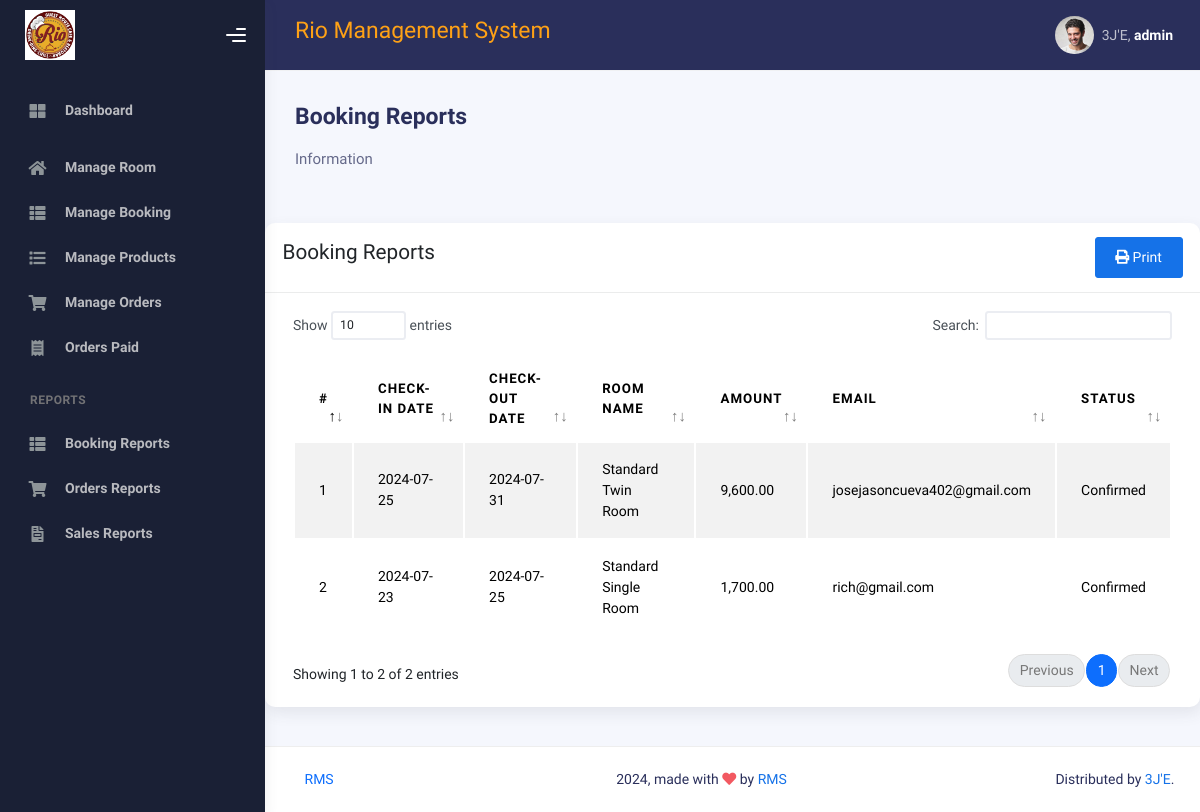
Page /admin/booking_reports.php (signed in) on the committed database.
### tables this page shows
CREATE TABLE `reservations` (
  `id` int(11) NOT NULL,
  `booking_id` int(11) NOT NULL,
  `checkin_date` date NOT NULL,
  `checkout_date` date NOT NULL,
  `r_name` varchar(200) NOT NULL,
  `amount` varchar(225) NOT NULL,
  `title` varchar(10) NOT NULL,
  `first_name` varchar(225) NOT NULL,
  `last_name` varchar(225) NOT NULL,
  `email` varchar(225) NOT NULL,
  `phone` varchar(50) NOT NULL,
  `country` varchar(50) NOT NULL,
  `payment` varchar(50) NOT NULL,
  `status` varchar(20) NOT NULL DEFAULT 'Pending',
  `created_at` timestamp NOT NULL DEFAULT current_timestamp()
);

### admin/booking_reports.php (the view, shortened to what this page needs)
<?php
include("config/connect.php");
$whereClause = "";
$sql = "SELECT checkin_date, checkout_date, r_name, amount, email, status
        FROM reservations
        $whereClause
        ORDER BY checkin_date DESC";
$stmt = $conn->prepare($sql);
$stmt->execute();
$result = $stmt->get_result();
$bookingReports = [];
while ($row = $result->fetch_assoc()) {
    $row['amount'] = floatval(preg_replace('/[^\d.]/', '', $row['amount']));
    $bookingReports[] = $row;
}
?>
<!DOCTYPE html>
<html lang="en">
<head>
    <link rel="stylesheet" href="assets/css/bootstrap.min.css" />
    <link rel="stylesheet" href="assets/css/plugins.min.css" />
    <link rel="stylesheet" href="assets/css/kaiadmin.min.css" />
    <link rel="stylesheet" href="assets/css/demo.css" />
</head>
<body>
<div class="wrapper">
    <?php include("include/sidenavigation.php"); ?>
    <div class="main-panel">
        <?php include("include/header.php"); ?>
        <div class="container">
            <div class="page-inner">
                <div class="d-flex align-items-left align-items-md-center flex-column flex-md-row pt-2 pb-4">
                    <div>
                        <h3 class="fw-bold mb-3">Booking Reports</h3>
                        <h6 class="op-7 mb-2">Information</h6>
                    </div>
                </div>
            </div>
            <div class="row">
                <div class="col-md-12">
                    <div class="card">
                        <div class="card-header d-flex justify-content-between">
                            <h4>Booking Reports</h4>
                            <button onclick="printTable()" class="btn btn-primary"><i class="fas fa-print"></i> Print</button>
                        </div>
                        <div class="card-body">
                            <div class="table-responsive">
                                <table id="booking-reports-datatables" class="display table table-striped table-hover" style="width: 100%;">
                                    <thead>
                                        <tr>
                                            <th>#</th>
                                            <th>Check-In Date</th>
                                            <th>Check-Out Date</th>
                                            <th>Room Name</th>
                                            <th>Amount</th>
                                            <th>Email</th>
                                            <th>Status</th>
                                        </tr>
                                    </thead>
                                    <tbody>
                                    <?php
                                    $cnt = 1;
                                    foreach ($bookingReports as $report) {
                                    ?>
                                        <tr>
                                            <td><?php echo $cnt; ?></td>
                                            <td><?php echo $report['checkin_date']; ?></td>
                                            <td><?php echo $report['checkout_date']; ?></td>
                                            <td><?php echo $report['r_name']; ?></td>
                                            <td><?php echo number_format($report['amount'], 2); ?></td>
                                            <td><?php echo $report['email']; ?></td>
                                            <td><?php echo ucfirst($report['status']); ?></td>
                                        </tr>
                                    <?php
                                        $cnt++;
                                    }
                                    ?>
                                    </tbody>
                                </table>
                            </div>
                        </div>
                    </div>
                </div>
            </div>
        </div>
        <?php include("include/footer.php"); ?>
    </div>
</div>
</body>
</html>

### admin/include/header.php (shortened to what this page needs)
 <div class="main-header">
          <nav
            class="navbar navbar-header navbar-header-transparent navbar-expand-lg border-bottom" style="background-color: #2a2f5b; color: #FEA116;  font-family: Arial;">
            <div class="container-fluid">
              <nav
                class="navbar navbar-header-left navbar-expand-lg navbar-form nav-search p-0 d-none d-lg-flex"
              >
              <div class="" >
    <h3>Rio Management System</h3>
</div>
              </nav>
              <ul class="navbar-nav topbar-nav ms-md-auto align-items-center">
<?php
            $id=$_SESSION['uname'];
            $sql="select * from admin where uname='$id'";
            $result=mysqli_query($conn,$sql);
            while($row=mysqli_fetch_array($result))
            {
            ?>
                <li class="nav-item topbar-user dropdown hidden-caret">
                  <a
                    class="dropdown-toggle profile-pic"
                    data-bs-toggle="dropdown"
                    href="#"
                    aria-expanded="false"
                  >
                    <div class="avatar-sm">
                      <img
                        src="assets/img/profile.jpg"
                        alt="..."
                        class="avatar-img rounded-circle"
                      />
                    </div>
                    <span class="profile-username" style="color:white;">
                      <span class="op-7">3J'E,</span>
                      <span class="fw-bold"> <?php echo $row['3']; ?></span>
                    </span>
                  </a>
                            <?php } ?>
                </li>
              </ul>
            </div>
          </nav>
        </div>

### rows in the picture
reservations: checkin_date "2024-07-25", checkout_date "2024-07-31", r_name "Standard Twin Room", amount "9,600.00", email "josejasoncueva402@gmail.com", status "Confirmed"
reservations: checkin_date "2024-07-23", checkout_date "2024-07-25", r_name "Standard Single Room", amount "1,700.00", email "rich@gmail.com", status "Confirmed"

### other values in the picture
$row['3'] "admin"
